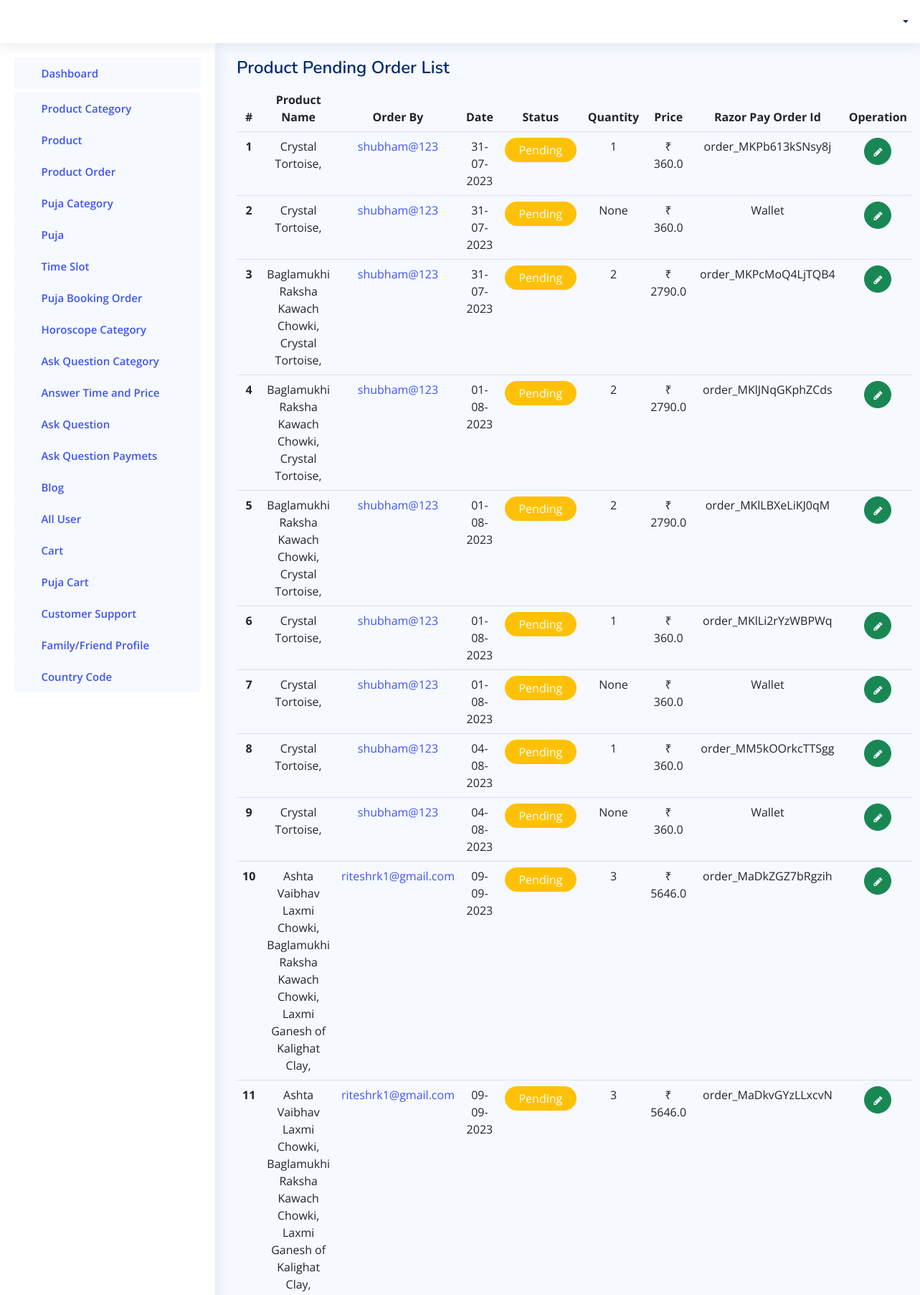
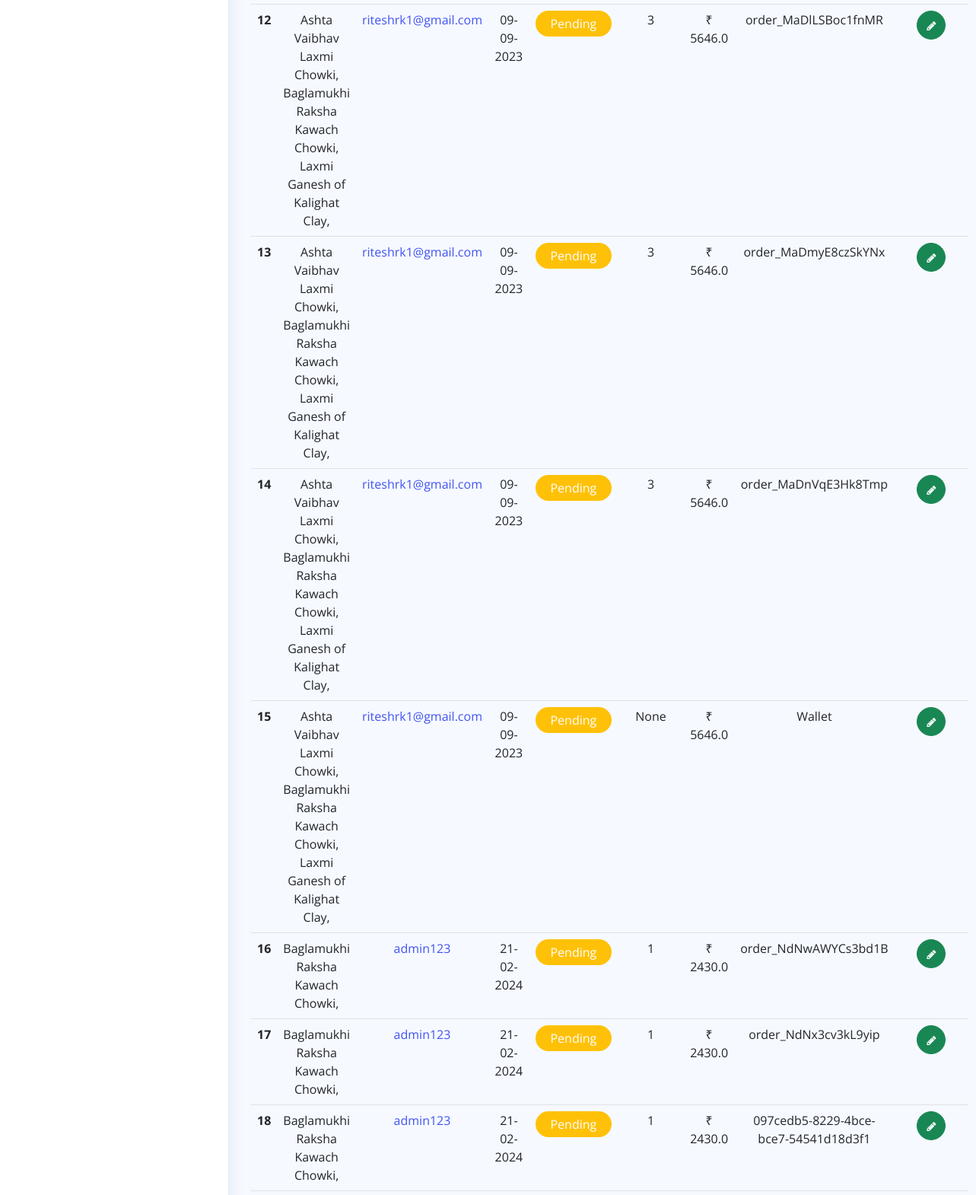
Screenshot of /admin-panel/allpendingorder/ (upper part) with the database file from the repository (2 pictures, top to bottom).
### adminapp/models.py (models this page shows)
class Order(models.Model):
    productid = models.JSONField(default=list, null=True)
    userid = models.ForeignKey(User,on_delete=models.CASCADE)
    orderdate = models.DateTimeField(auto_now=True)
    order_status = models.BooleanField(default=False)
    quantity = models.CharField(max_length=12, null=True)
    order_price = models.CharField(max_length=200, null=True)
    razor_pay_order_id = models.CharField(max_length=100, null=True, blank=True)
    razor_pay_payment_id = models.CharField(max_length=100, null=True, blank=True)
    razor_pay_payment_signature = models.CharField(max_length=100, null=True, blank=True)
    address = models.CharField(max_length=350, null=True)

### accounts/models.py (models this page shows)
class User(AbstractUser):
    is_user = models.BooleanField(default=False)
    contactno = models.CharField(max_length=12, null=True)
    profilepicture = models.ImageField(upload_to=filepath, blank=True, null=True)
    gender = models.CharField(max_length=12, null=True)
    language = models.CharField(max_length=50, null=True)
    dateofbirth = models.CharField(max_length=20, null=True)
    marital_status = models.CharField(max_length=50, null=True)
    timeofbirth = models.CharField(max_length=20, null=True)
    placeofbirth = models.CharField(max_length=100, null=True)
    currentaddress = models.CharField(max_length=300, null=True)
    mobileno = models.CharField(max_length=300, null=True)
    countrycode = models.CharField(max_length=50, null=True)
    houseno = models.CharField(max_length=300, null=True)
    area = models.CharField(max_length=300, null=True)
    landmark = models.CharField(max_length=300, null=True)
    pincode = models.CharField(max_length=300, null=True)
    towncity = models.CharField(max_length=300, null=True)
    state = models.CharField(max_length=300, null=True)

### adminapp/views.py (the view)
# urls.py: path('allpendingorder/', views.GetPendingOrder),
def GetPendingOrder(request):
    pedingord = Order.objects.filter(order_status=False)
    return render(request, "admintemp/pendingorder.html", {'pedingord':pedingord})

### templates/admintemp/pendingorder.html (shortened to what this page needs)
{% extends 'admintemp/index.html' %}
{% load static %}
  {% block content %}
  <main id="main" class="main">
    <div class="pagetitle">
      <h1>Product Pending Order List</h1>
    </div>
    <section class="section">
      <div class="row">
        <div class="col-lg-12">
          <div class="">
            <div class="card-body" >
              <table class="table">
                <thead>
                  <tr  style="text-align:center;">
                    <th scope="col">#</th>
                    <th scope="col">Product Name</th>
                    <th scope="col">Order By</th>
                    <th scope="col">Date</th>
                    <th scope="col">Status</th>
                    <th scope="col">Quantity</th>
                    <th scope="col">Price</th>
                    <th scope="col">Razor Pay Order Id</th>
                    <th scope="col">Operation</th>
                  </tr>
                </thead>
                <tbody>
                  {% for ky in pedingord %}
                  <tr style="text-align:center;">
                    <th scope="row">{{forloop.counter}}</th>
                    <td width="300px">
                        {% for i in ky.productid %}
                    {{ i }},<br>
                    {% endfor %}
                    </td>
                    <td><a href="{% url 'view_profile' id=ky.id %}">{{ ky.userid }}</a></td>
                    <td>{{ ky.orderdate.date|date:"d-m-Y" }}</td>
                    <td>
                      {% if ky.order_status == True %}
                      <p style="background-color:#198754;color:#ffffff;width:100px;border-radius:20px;text-align:center;padding:5px;">Completed</p>
                      {% else %}
                         <p style="background-color:#ffc107;color:#ffffff;width:100px;border-radius:20px;text-align:center;padding:5px;">Pending</p>
                      {% endif %}
                    </td>
                    <td>{{ ky.quantity }}</td>
                    <td>₹ {{ ky.order_price }}</td>
                    <td>{{ ky.razor_pay_order_id }}</td>
                    <td style="text-align: center;">
                      <a class="btn btn-success" style="border-radius:50%;" href="{% url 'update_ord' id=ky.id %}"> <i class="fa fa-pencil" style="font-size: 14px;"> </i> </a>
                    </td>
                    </tr>
                  {% endfor %}
                </tbody>
              </table>
            </div>
          </div>
      </div>
    </section>
  </main>
  {% endblock content %}

### static/assets2/css/style.css (style rules this page uses)
:root { scroll-behavior: smooth; }
body { font-family: "Open Sans", sans-serif; background: #f6f9ff; color: #444444; }
a { color: #4154f1; text-decoration: none; }
h1, h2, h3, h4, h5, h6 { font-family: "Nunito", sans-serif; }
#main { margin-top: 60px; padding: 20px 30px; transition: all 0.3s; }
.pagetitle { margin-bottom: 10px; }
.pagetitle h1 { font-size: 24px; margin-bottom: 0; font-weight: 600; color: #012970; }
.card-body { padding: 0 20px 20px 2 0px; }
@media (min-width: 1200px) { #main, #footer { margin-left: 300px; } }

### rows the page displays
Order: productid "Crystal Tortoise", userid "shubham@123", orderdate "31-07-2023", order_status "Pending", quantity "1", order_price "360.0", razor_pay_order_id "order_MKPb613kSNsy8j"
Order: productid "Crystal Tortoise", userid "shubham@123", orderdate "31-07-2023", order_status "Pending", quantity "None", order_price "360.0", razor_pay_order_id "Wallet"
Order: productid "Baglamukhi Raksha Kawach Chowki" "Crystal Tortoise", userid "shubham@123", orderdate "31-07-2023", order_status "Pending", quantity "2", order_price "2790.0", razor_pay_order_id "order_MKPcMoQ4LjTQB4"
Order: productid "Baglamukhi Raksha Kawach Chowki" "Crystal Tortoise", userid "shubham@123", orderdate "01-08-2023", order_status "Pending", quantity "2", order_price "2790.0", razor_pay_order_id "order_MKlJNqGKphZCds"
Order: productid "Baglamukhi Raksha Kawach Chowki" "Crystal Tortoise", userid "shubham@123", orderdate "01-08-2023", order_status "Pending", quantity "2", order_price "2790.0", razor_pay_order_id "order_MKlLBXeLiKJ0qM"
Order: productid "Crystal Tortoise", userid "shubham@123", orderdate "01-08-2023", order_status "Pending", quantity "1", order_price "360.0", razor_pay_order_id "order_MKlLi2rYzWBPWq"
Order: productid "Crystal Tortoise", userid "shubham@123", orderdate "01-08-2023", order_status "Pending", quantity "None", order_price "360.0", razor_pay_order_id "Wallet"
Order: productid "Crystal Tortoise", userid "shubham@123", orderdate "04-08-2023", order_status "Pending", quantity "1", order_price "360.0", razor_pay_order_id "order_MM5kOOrkcTTSgg"
Order: productid "Crystal Tortoise", userid "shubham@123", orderdate "04-08-2023", order_status "Pending", quantity "None", order_price "360.0", razor_pay_order_id "Wallet"
Order: productid "Ashta Vaibhav Laxmi Chowki" "Baglamukhi Raksha Kawach Chowki" "Laxmi Ganesh of Kalighat Clay", userid "riteshrk1@gmail.com", orderdate "09-09-2023", order_status "Pending", quantity "3", order_price "5646.0", razor_pay_order_id "order_MaDkZGZ7bRgzih"
Order: productid "Ashta Vaibhav Laxmi Chowki" "Baglamukhi Raksha Kawach Chowki" "Laxmi Ganesh of Kalighat Clay", userid "riteshrk1@gmail.com", orderdate "09-09-2023", order_status "Pending", quantity "3", order_price "5646.0", razor_pay_order_id "order_MaDkvGYzLLxcvN"
Order: productid "Ashta Vaibhav Laxmi Chowki" "Baglamukhi Raksha Kawach Chowki" "Laxmi Ganesh of Kalighat Clay", userid "riteshrk1@gmail.com", orderdate "09-09-2023", order_status "Pending", quantity "3", order_price "5646.0", razor_pay_order_id "order_MaDlLSBoc1fnMR"
Order: productid "Ashta Vaibhav Laxmi Chowki" "Baglamukhi Raksha Kawach Chowki" "Laxmi Ganesh of Kalighat Clay", userid "riteshrk1@gmail.com", orderdate "09-09-2023", order_status "Pending", quantity "3", order_price "5646.0", razor_pay_order_id "order_MaDmyE8czSkYNx"
Order: productid "Ashta Vaibhav Laxmi Chowki" "Baglamukhi Raksha Kawach Chowki" "Laxmi Ganesh of Kalighat Clay", userid "riteshrk1@gmail.com", orderdate "09-09-2023", order_status "Pending", quantity "3", order_price "5646.0", razor_pay_order_id "order_MaDnVqE3Hk8Tmp"
Order: productid "Ashta Vaibhav Laxmi Chowki" "Baglamukhi Raksha Kawach Chowki" "Laxmi Ganesh of Kalighat Clay", userid "riteshrk1@gmail.com", orderdate "09-09-2023", order_status "Pending", quantity "None", order_price "5646.0", razor_pay_order_id "Wallet"
Order: productid "Baglamukhi Raksha Kawach Chowki", userid "admin123", orderdate "21-02-2024", order_status "Pending", quantity "1", order_price "2430.0", razor_pay_order_id "order_NdNwAWYCs3bd1B"
Order: productid "Baglamukhi Raksha Kawach Chowki", userid "admin123", orderdate "21-02-2024", order_status "Pending", quantity "1", order_price "2430.0", razor_pay_order_id "order_NdNx3cv3kL9yip"
Order: productid "Baglamukhi Raksha Kawach Chowki", userid "admin123", orderdate "21-02-2024", order_status "Pending", quantity "1", order_price "2430.0", razor_pay_order_id "097cedb5-8229-4bce-bce7-54541d18d3f1"
